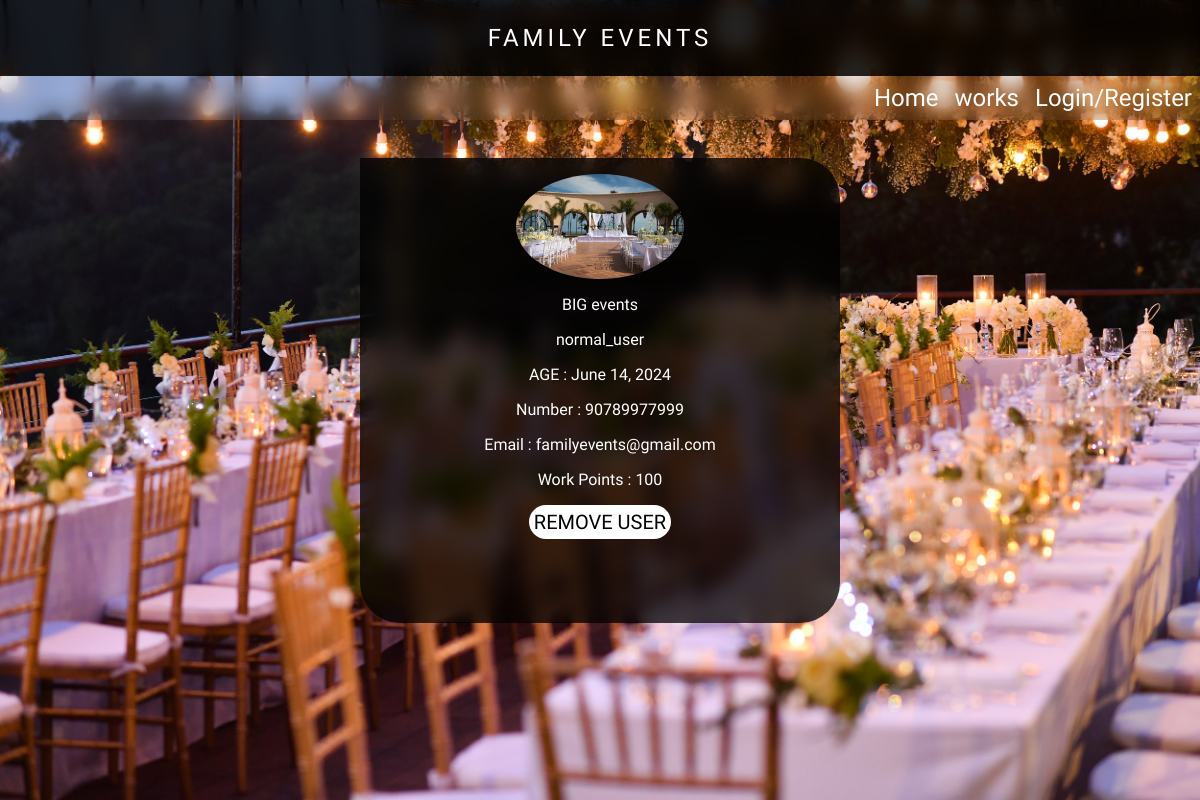
The page /approvedemployees/13 on the database its author committed.
### EventsWorks/models.py (models this page shows)
class BookedWorks(models.Model):
    user=models.ForeignKey(User,on_delete=models.SET_NULL,related_name='booked_workers',null=True)
    work=models.ForeignKey(Works,on_delete=models.SET_NULL,related_name='booked_works',null=True)
    status = models.IntegerField(default=0)

### users/models.py (models this page shows)
class UserProfile(models.Model):
    user=models.OneToOneField(User,on_delete=models.CASCADE,related_name='user_profile')
    dob=models.DateField()
    whatsapp_number=models.CharField(max_length=10)
    dp_image=models.ImageField(upload_to='media/dp/',null=True)
    role=models.IntegerField(default=0)
    work_points=models.IntegerField(default=0)

### EventsWorks/views.py (the view)
# urls.py: path('approvedemployees/<pk>',views.registered_employees,name="approvedemployees")
def registered_employees(request,pk):
    user=request.user
    work = Works.objects.get(pk=pk)
    employees = BookedWorks.objects.filter(work=work,status=1)
    return render(request,'works/approved_requests.html',{'employees':employees,'user':user})

### templates/works/approved_requests.html (shortened to what this page needs)
<!DOCTYPE html>
<html lang="en">
<head>
    {% load static %}
    <link rel="stylesheet" href="{% static 'css/styles.css' %}">
</head>
<body>
    <div class="body">
        <div class="nav-bar">
            <div class="black-bar">
                <span>FAMILY EVENTS</span>
            </div>
            <div class="glass-bar">
                <ul>
                    <a href="{% url 'homepage' %}"><li>Home</li></a>
                    <a href="{% url 'worksmenu' %}"><li>works</li></a>
                    {% if user.is_authenticated %}
                    <a href="{% url 'logout' %}"><li>Logout</li></a>
                    {% else %}
                    <a href="{% url 'loginpage' %}"><li>Login/Register</li></a>
                    {% endif %}
                </ul>
            </div>
        </div>
<div class="service-content-box">
    {% for x in employees%}
    <form class="create-service works-bar works requests">
      <img src="{{ x.user.user_profile.dp_image.url }}" alt="">
      <span>{{x.user.first_name}} {{x.user.last_name}}</span>
      <span>{{x.user.username}}</span>
      <span>AGE : {{x.user.user_profile.dob}}</span>
      <span >Number : {{x.user.user_profile.whatsapp_number}}</span>
      <span>Email : {{x.user.email}}</span>
      <span>Work Points : {{x.user.user_profile.work_points}}</span>
      <a style="padding: 1%; border-radius: 3vh; text-decoration: none;" href="{% url 'rejectbooking' x.id %}" class="work-admin-button">REMOVE USER</a>
    </form>
    {% endfor %}
</div>
</body>
</html>

### static/css/styles.css (style rules this page uses)
* { font-family: "Julius Sans One", sans-serif; color: white; }
body,html { max-width: 100%; max-height: 100%; box-sizing: border-box; margin: 0; font-family: "Julius Sans One", sans-serif; background-image: url('../images/topImage.jpg'); background-size: cover; }
.body { width: 100%; height: 100vh; background-image: url('../images/topImage.jpg'); background-size: cover; }
.nav-bar { position: fixed; width: 100%; z-index: 10; }
.black-bar { background-color: rgba(0, 0, 0, 0.863); backdrop-filter: blur(10px); -webkit-backdrop-filter: blur(10px); width: 100%; color: white; display: flex; justify-content: center; align-items: center; box-sizing: border-box; padding: 2%; letter-spacing: 0.5vh; font-size: 3vh; }
.glass-bar { display: flex; justify-content: end; background-color: rgba(94, 94, 94, 0.137); backdrop-filter: blur(10px); -webkit-backdrop-filter: blur(10px); }
.glass-bar ul { list-style: none; display: flex; gap: 2vh; margin: 0; color: white; padding: 1vh; border-bottom-left-radius: 2vh; font-size: 3vh; }
.glass-bar ul a { text-decoration: none; }
body { background-repeat: repeat; }
.service-content-box { width: 100%; max-height: auto; background-image: none; display: grid; place-items: center; gap: 40vh; }
.create-service { opacity: 0; transform: translateY(4vh); transition: opacity 1s ease-out,transform 1s ease-out; margin-top: 25vh; width: 40%; height: 60vh; border-radius: 0 5vh 5vh 5vh; background-color: rgba(0, 0, 0, 0.747); backdrop-filter: blur(10px); display: flex; flex-direction: column; align-items: center; gap: 3vh; color: white; font-size: 2.5vh; }
.works-bar { justify-content: center; }
.works { justify-content: start; gap: 2vh; }
.works span { font-size: 2vh; }
.works .work-admin-button { background-color: white; color: black; }
.requests { justify-content: flex-start; height: 80%; }
.requests img { width: 35%; border-radius: 50%; margin-top: 2vh; }
.show-service { opacity: 1; transform: translateY(0); }

### rows shown on the page
BookedWorks: user.user_profile.dp_image (picture), user.first_name "BIG", user.last_name "events", user.username "normal_user", user.user_profile.dob "June 14, 2024", user.user_profile.whatsapp_number "90789977999", user.email "familyevents@gmail.com", user.user_profile.work_points "100"
